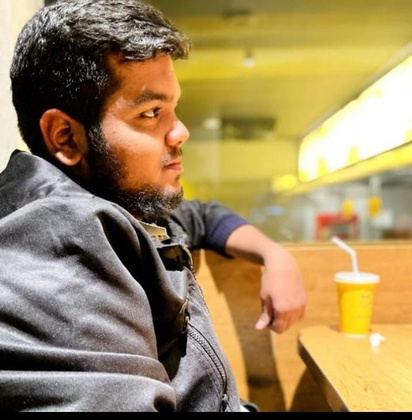
%> input picture NeighborBasedOperations/Smoothing Filters/Linear Smoothing operation/BoxAveragingwithLowContent/Low-ContentImage.jpeg, 412 x 420 px, shrunk from 717 x 731 before the run
$ octave boxaveragingOperationwithLowContent.m   (GNU Octave 9; MATLAB toolbox functions it lacks are replaced by stand-ins)
%> lines starting %> are read from the running program, lines starting %| are printed output that depends on the picture
%picking up a low-content image and converting it into gray image
A=rgb2gray(imread("C:\Users\Muhammad Zohaib Ali\Desktop\MATLAB\NeighborBasedOperations\Linear Neighborbased operation\BoxAveragingwithLowContent\Low-ContentImage.jpeg"));
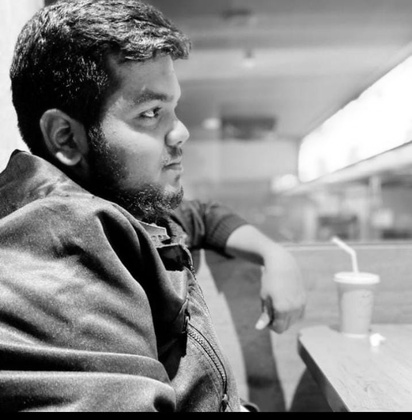
%> A: size 420x412 uint8; min 0, max 255, mean 138.7
[R C] = size(A); %taking size of image A
%> R = 420; C = 412
filteredImage = zeros(R,C); %creating a matrix of size A
filterSize = [3 3]; %filter size i want to apply on my image for example, 3*3,5*5,7*7,9*9,
mask= 1/(filterSize(1)*filterSize(2)); %as this is the box averaging so the mask(variable-it's not the term mask used in averaging concept) should be 1/filtersize*filtersize
%general code for making a filter/mask
myFilter= zeros(filterSize);
for i=1:1:filterSize(1)
    for j=1:1:filterSize(2)
        myFilter(i,j) = mask;
    end
end
%now taking matrix (of size filter) and multiplying it with filter and then
%convert the 2d array into 1d array and get the total sum of this 1d array
%and place this value at filteredimage(i,j)
for i=ceil(filterSize(1)/2):1:R-(floor(filterSize(1)/2))
    for j = ceil(filterSize(1)/2):1:C-(floor(filterSize(2)/2))
        % Here i'm doing like if the filter size is 3*3 then the matrix
        % temp will start from (2,2) of an image A and if 5*5 then start
        % from (3,3) of image A
         myTemp= A( i-floor(filterSize(1)/2) : i + floor(filterSize(1)/2) , j - floor(filterSize(2)/2) : j + floor(filterSize(2)/2));
         %converting temp matrix into double as our filter is in double
         Temp = double(myTemp);
         myN = Temp .* myFilter; %multiplying the 2 matrices
         myNR=reshape(myN,1,[]); %converting 2d array into 1d
         myNRS = sum(myNR); %getting total sum of this array
         filteredImage(i,j) = myNRS; % placing this sum at filterimage(i,j)
    end
end
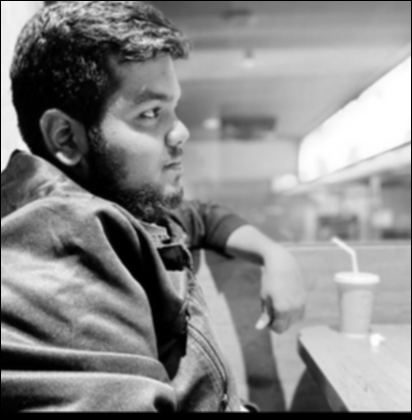
%> filteredImage: size 420x412 double; min 0, max 255, mean 137.6; drawn with min black and max white

figure=imshow(filteredImage,[]);
